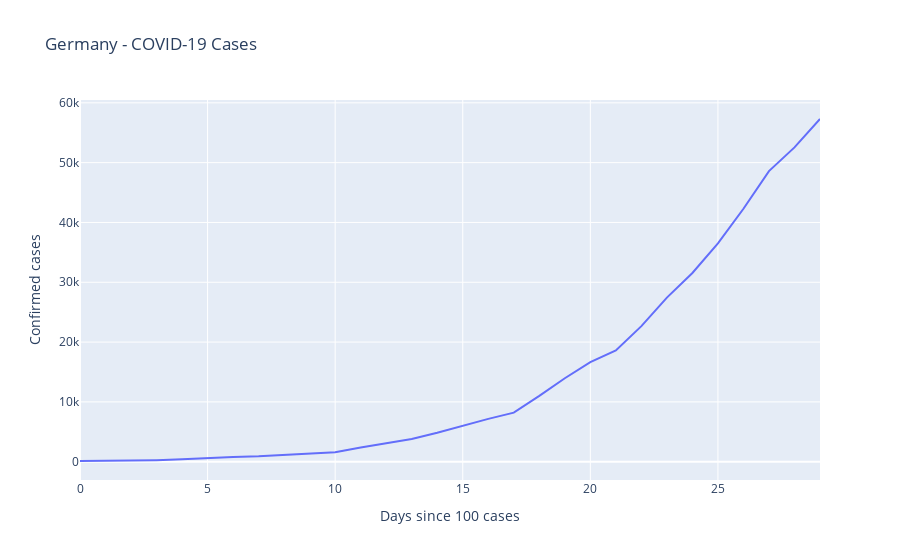

The notebook cell this image was saved under:
### Markdown cell above
## Bayesian Workflow

Next, we will start developing a model of the spread. These models will start out simple (and poor) but we will iteratively improve them. A good workflow to adopt when developing your own models is:

1. Plot the data
2. Build model
3. Run prior predictive check
4. Fit model
5. Assess convergence
6. Check model fit
7. Improve model

### 1. Plot the data

We will look at German COVID-19 cases. At first, we will only look at the first 30 days after Germany crossed 100 cases, later we will look at the full data.

### Code cell
from datetime import datetime

country = "Germany"
date = datetime.strptime("2020-07-31", "%Y-%m-%d").date()
df_country = df.filter(pl.col("country") == country).filter(pl.col("date") <= date).head(30)

fig = px.line(
    df_country.to_pandas(),
    x="days_since_100",
    y="confirmed",
    title=f"{country} - COVID-19 Cases",
    labels={"days_since_100": "Days since 100 cases", "confirmed": "Confirmed cases"},
)
fig.show()

### Figure 1 — Plotly figure (JSON) as saved in the notebook; plotly's stock layout.template omitted (floating-point values rounded to 4 significant figures)
{"data": [{"hovertemplate": "Days since 100 cases=%{x}<br>Confirmed cases=%{y}<extra></extra>", "legendgroup": "", "line": {"color": "#636efa", "dash": "solid"}, "marker": {"symbol": "circle"}, "mode": "lines", "name": "", "orientation": "v", "showlegend": false, "type": "scatter", "x": [0, 1, 2, 3, 4, 5, 6, 7, 8, 9, 10, 11, 12, 13, 14, 15, 16, 17, 18, 19, 20, 21, 22, 23, 24, 25, 26, 27, 28, 29], "xaxis": "x", "y": [117, 150, 188, 262, 400, 639, 795, 902, 1139, 1296, 1567, 2369, 3062, 3795, 4838, 6012, 7156, 8198, 10999, 13957, 16662, 18610, 22672, 27436, 31554, 36508, 42288, 48582, 52547, 57298], "yaxis": "y"}], "layout": {"legend": {"tracegroupgap": 0}, "title": {"text": "Germany - COVID-19 Cases"}, "xaxis": {"anchor": "y", "domain": [0, 1], "title": {"text": "Days since 100 cases"}}, "yaxis": {"anchor": "x", "domain": [0, 1], "title": {"text": "Confirmed cases"}}}}
